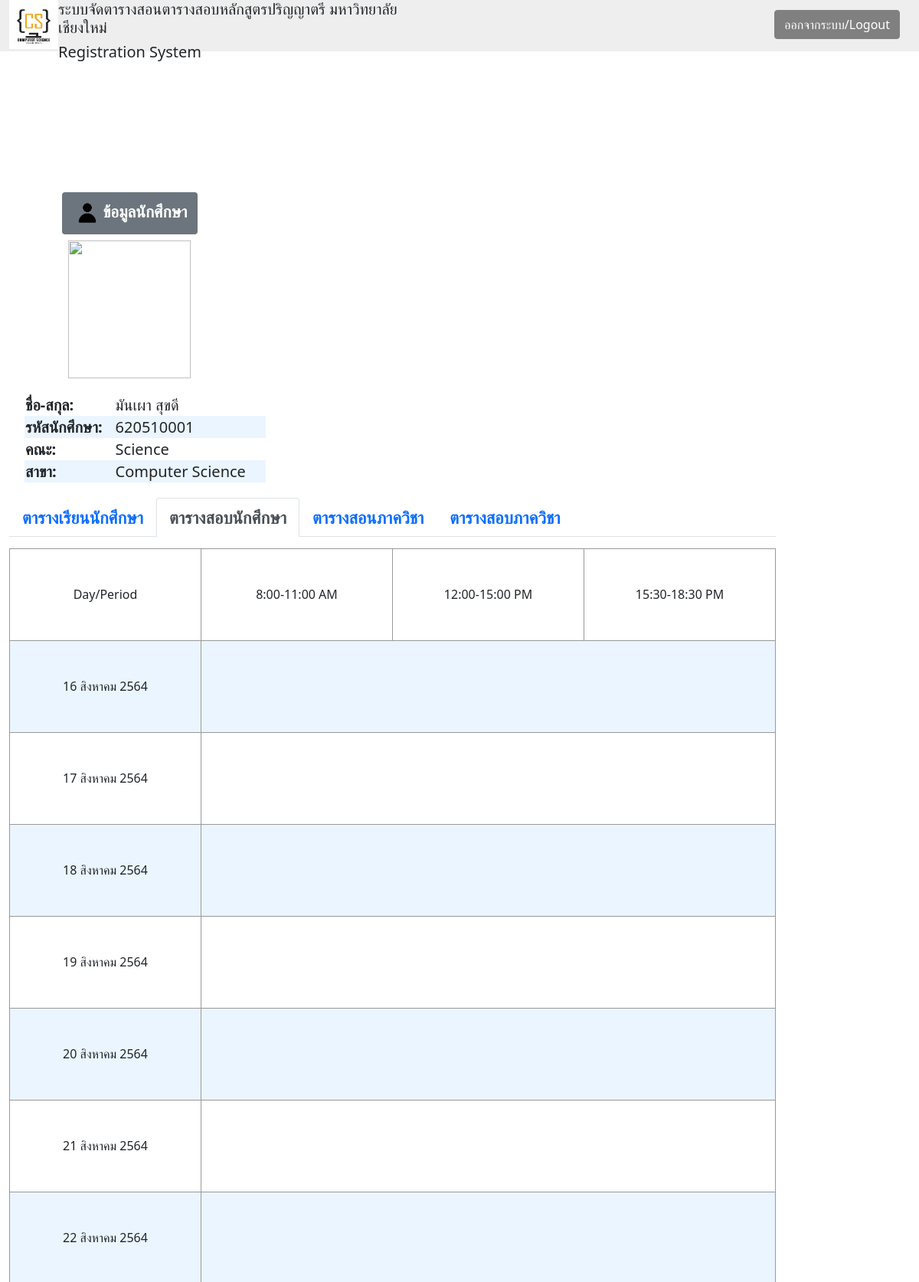
Screenshot of /RegWeb/StudentExamTable.php (signed in) with the database file from the repository.
### tables this page shows
CREATE TABLE `student` (
  `std_ID` varchar(9) NOT NULL,
  `std_fname` varchar(30) NOT NULL,
  `std_lname` varchar(30) NOT NULL,
  `sex` varchar(1) NOT NULL,
  `email` varchar(30) NOT NULL,
  `d_ID` varchar(3) NOT NULL,
  `t_ID` varchar(30) NOT NULL
);

CREATE TABLE `faculty` (
  `fac_ID` varchar(2) NOT NULL,
  `fac_name` varchar(30) NOT NULL
);

CREATE TABLE `department` (
  `dept_ID` varchar(3) NOT NULL,
  `dept_name` varchar(30) NOT NULL,
  `fac_ID` varchar(2) NOT NULL
);

CREATE TABLE `exam_time` (
  `exam_start` varchar(5) DEFAULT NULL,
  `exam_finish` varchar(5) DEFAULT NULL,
  `comp_exam` int(2) NOT NULL,
  `ex_date` varchar(30) NOT NULL,
  `status` varchar(7) NOT NULL,
  `exam_sem` varchar(1) NOT NULL,
  `exam_year` varchar(2) NOT NULL
);

### RegWeb/StudentExamTable.php (the view, shortened to what this page needs)
<?php include 'connect.php'; ?>
<?php
$username = $_SESSION['username_student'];
$student_data = "SELECT * FROM student,department,faculty where email = '$username' AND student.d_ID = department.dept_ID AND department.fac_ID = faculty.fac_ID";
$rlt = mysqli_query($connect,$student_data);
?>
<html>
<link href="https://cdn.jsdelivr.net/npm/bootstrap@5.1.0/dist/css/bootstrap.min.css" rel="stylesheet">
<head></head>
<div class="container-fluid" style = "background-color: #eee; height:67px;">
    <div class="row">
        <div class="col-sm">
            <img src = "picture/logo.png" width = "64" height = "64" style = "float: left;">
            <div style = "margin:"><h5>ระบบจัดตารางสอนตารางสอบหลักสูตรปริญญาตรี มหาวิทยาลัยเชียงใหม่</h5>
            <h5>Registration System</h5></div>
        </div>
        <div class="col-sm" style = "text-align: right; margin: 13px">
            <a style ="background-color:grey; border-color:grey;" href="http://127.0.0.1/RegWeb/Logout.php" class="btn btn-primary" tabindex="-1" role="button" aria-disabled="true">ออกจากระบบ/Logout</a>
        </div>
    </div>
</div>
<body>
<div class="container-fluid">
    <div class="row" style = "top: 15%; position: absolute;">
        <div class="col-md-auto" style =  " text-align: center;">
            <h3><span class="badge bg-secondary"><img src="picture/user_icon.png" width = "30" height = "30" style = "margin: 5px; ">ข้อมูลนักศึกษา</span><h3>
            <img src=<?="picture/",$username,'.jpg'?> width = "160" height = "180">
             <table style = "text-align: left; margin: 20; font-size:20px;">
             <?php foreach($rlt as $data){ ?>
                <tr>
                    <td><strong>ชื่อ-สกุล: </strong></td>
                    <td><?=$data['std_fname'],' ',$data['std_lname']?></td>
                </tr>
                <tr>
                    <td><strong>รหัสนักศึกษา: </strong></td>
                    <td><?=$data['std_ID']?></td>
                </tr>
                <tr>
                    <td><strong>คณะ: </strong></td>
                    <td><?=$data['fac_name']?></td>
                </tr>
                <tr>
                    <td><strong>สาขา: </strong></td>
                    <td><?=$data['dept_name']?></td>
                </tr>
             <?php } ?>
             </table>
        </div>
        <div class="col-md-auto" style =  "text-align: center;">
            <ul class="nav nav-tabs" style="font-size:22px; font-weight:bold;">
                <li class="nav-item">
                    <a class="nav-link" href="http://127.0.0.1/RegWeb/StudentInfo.php">ตารางเรียนนักศึกษา</a>
                </li>
                <li class="nav-item">
                    <a class="nav-link active" href="http://127.0.0.1/RegWeb/StudentExamTable.php">ตารางสอบนักศึกษา</a>
                </li>
                <li class="nav-item">
                    <a class="nav-link" href="http://127.0.0.1/RegWeb/DeptTeachStudent.php">ตารางสอนภาควิชา</a>
                </li>
                <li class="nav-item">
                    <a class="nav-link" href="http://127.0.0.1/RegWeb/DeptExamStudent.php">ตารางสอบภาควิชา</a>
                </li>
            </ul>
            <table class = "mix" style = "margin-top: 15; text-align: center;">
                <tr>
                    <td>Day/Period</td>
                    <td>8:00-11:00 AM</td>
                    <td>12:00-15:00 PM</td>
                    <td>15:30-18:30 PM</td>
                </tr>
                <?php $exam_day = "SELECT * FROM `exam_time` WHERE exam_start = '8:00'";
                      $exam_day = mysqli_query($connect,$exam_day);
                ?>
                <?php foreach($exam_day as $exam_day){ ?>
                <tr>
                    <td><?=$exam_day['ex_date']?></td>
                    <td colspan = "3">
                    </td>
                <?php } ?>
            </table>
        </div>
    </div>
</div>
</body>
</html>

### RegWeb/StudentExamTable.php (style rules this page uses)
table { border-collapse: collapse; width: 100%; }
tr:nth-child(even) { background-color: #EBF5FF; }
.mix, .mix td { border: 1px solid #999; }
.mix td { height: 120px; width: 250px; }

### rows the page displays
student: std_fname "มันเผา", std_lname "สุขดี", std_ID "620510001", faculty.fac_name "Science", d_ID.dept_name "Computer Science"
exam_time: ex_date "16 สิงหาคม 2564"
exam_time: ex_date "17 สิงหาคม 2564"
exam_time: ex_date "18 สิงหาคม 2564"
exam_time: ex_date "19 สิงหาคม 2564"
exam_time: ex_date "20 สิงหาคม 2564"
exam_time: ex_date "21 สิงหาคม 2564"
exam_time: ex_date "22 สิงหาคม 2564"
